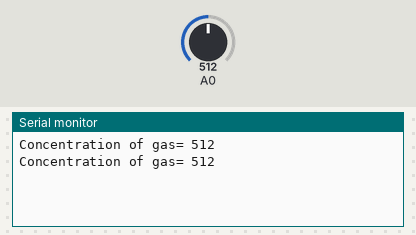
This sketch was run on a simulated Arduino Uno, built with avr-gcc and run on an emulated ATmega328P. Shown: the last lines printed to the serial monitor. Inputs (shaded band) come from the test bench; at power-on: A0 = 512.

Above: at 2.8 s.
2.9 s: A0 set to 716
At 5.2 s:
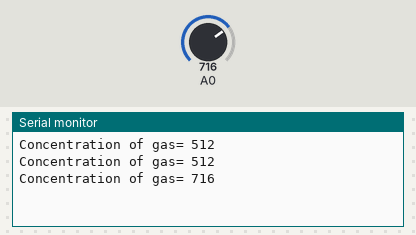
5.6 s: A0 set to 900
At 6.8 s:
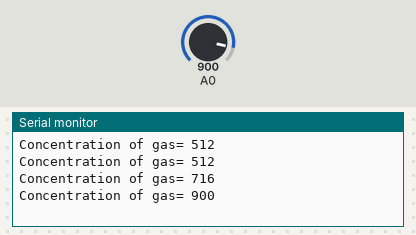
Timing chart, 0 to 8.6 s (numbered marks = the images above; inputs shaded):
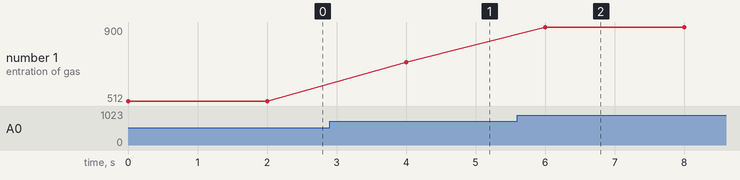

The sketch:

Sensor_gas.ino
```cpp
void setup(){
Serial.begin(9600);
}

void loop()
{
float vol;
int sensorValue = analogRead(A0);
vol=(float)sensorValue/1024*5.0;
//Serial.println(vol,1);
Serial.print("Concentration of gas= ");
Serial.println(sensorValue);
delay(2000);
}
```

Measured:
- after the input at 2.9 s, the serial monitor: prints a new line after 1.1 s (image 1)
- after the input at 5.6 s, the serial monitor: prints a new line after 0.40 s (image 2)
- plotted number 1: 512 → 716 after the input at 2.9 s, 716 → 900 after the input at 5.6 s
